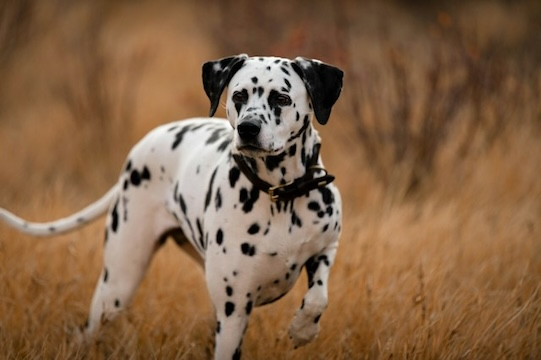
#> input picture images/dog.jpeg, 541 x 360 px; its folder holds only this picture in this run
$ python run_fasa_with_images.py
#> lines starting #> are read from the running program, lines starting #| are printed output that depends on the picture
### fasa.py
#!/usr/bin/env python


# @author: Sardor Abdirayimov
# @inspired by https://mpatacchiola.github.io/blog/ and
# https://github.com/mpatacchiola/deepgaze/tree/master

import numpy as np
import cv2
import sys
from timeit import default_timer as timer

DEBUG = False

class FasaSaliencyMapping:
    """Implementation of the FASA
    (Fast, Accurate, and Size-Aware Salient Object Detection) Algorithm
    Paper link: https://link.springer.com/chapter/10.1007/978-3-319-16811-1_34
    """
    def __init__(self, image_h, image_w):
        """Init the classifier"""
        self.image_rows = image_h
        self.image_cols = image_w
        self.salient_image = np.zeros((image_h, image_w), dtype=np.uint8)

        self.mean_vector = np.array([0.555,0.6449, 0.0002, 0.0063]) # where these numbers came
        # What is covariance matrix. Yes you undestand it, but you do not benefit from it!
        self.covariance_matrix_inverse = np.array([[43.3777, 1.7633, -0.4059, 1.0997],
                                                   [1.7633, 40.7221, -0.0165, 0.0447],
                                                   [-0.4059, -0.0165, 87.0455, -3.2744],
                                                   [1.0997, 0.0447, -3.2744, 125.1503]])

    def _calculate_histogram(self, image, tot_bins=8):
        """
        Conversion from BGR to LAB color space.
        In addition, the min/max value for each channel is calculated
        """
        image = cv2.cvtColor(image, cv2.COLOR_BGR2LAB) # they commmented it

        minL, maxL, _, _ = cv2.minMaxLoc(image[:,:, 0])
        minA, maxA, _, _ = cv2.minMaxLoc(image[:,:, 1])
        minB, maxB, _, _ = cv2.minMaxLoc(image[:,:, 2])

        # Quantization ranges
        self.L_range = np.linspace(minL, maxL, num=tot_bins, endpoint=False)
        self.A_range = np.linspace(minA, maxA, num=tot_bins, endpoint=False)
        self.B_range = np.linspace(minB, maxB, num=tot_bins, endpoint=False)

        # Here the image quantized using the disscrete bins is created.
        self.image_quantized = np.dstack((np.digitize(image[:, :, 0], self.L_range, right=False),
                                          np.digitize(image[:, :, 1], self.A_range, right=False),
                                          np.digitize(image[:, :, 2], self.B_range, right=False)))
        self.image_quantized -= 1 # to fit in range [0,7]

        #it maps the 3D index of hist in a flat 1D array index
        self.map_3d_1d = np.zeros((tot_bins, tot_bins, tot_bins), dtype=np.int32)

        self.histogram = cv2.calcHist([image], channels=[0, 1, 2], mask=None,
                                      histSize=[tot_bins, tot_bins, tot_bins],
                                      ranges=[minL, maxL, minA, maxA, minB, maxB])
        image_indeces = np.vstack((self.image_quantized[:, :, 0].flat,
                                   self.image_quantized[:, :, 1].flat,
                                   self.image_quantized[:, :, 2].flat)
                                   ).astype(np.uint32)
        image_linear = np.ravel_multi_index(image_indeces, (tot_bins, tot_bins, tot_bins))

        # Getting the linear ID index of unique colours
        self.index_matrix = np.transpose(np.nonzero(self.histogram))
        hist_index = np.where(self.histogram > 0)
        unique_color_linear = np.ravel_multi_index(hist_index, (tot_bins, tot_bins, tot_bins))
        self.number_of_colors = np.amax(self.index_matrix.shape)
        self.centx_matrix = np.zeros(self.number_of_colors)
        self.centy_matrix = np.zeros(self.number_of_colors)
        self.centx2_matrix = np.zeros(self.number_of_colors)
        self.centy2_matrix = np.zeros(self.number_of_colors)

        # Using the numpy method where() to find the location of each unique colours
        counter = 0
        for i in unique_color_linear:
            where_y, where_x = np.unravel_index(np.where(image_linear == i), (self.image_rows, self.image_cols))
            #where_x = np.where(image_linear == i)[1]
            #where_y = np.where(image_linear == i)[0]
            self.centx_matrix[counter] = np.sum(where_x)
            self.centy_matrix[counter] = np.sum(where_y)
            self.centx2_matrix[counter] = np.sum(np.power(where_x, 2))
            self.centy2_matrix[counter] = np.sum(np.power(where_y, 2))
            counter += 1
        return image

    def _precompute_parameters(self, sigmac=16):
        """
        Semi-Vectorized versionof the precomputer parameters function
        It runs at 0.003 seconds ona squared 400x400 pixel image.
        It returns number of colors and estimate the color_distance_matrix

        @param sigmac: the scalar used in the exponential (default=16)
        @return: the number of unique colors
        """
        L_centroid, A_centroid, B_centroid = np.meshgrid(self.L_range, self.A_range, self. B_range)
        self.unique_pixels = np.zeros((self.number_of_colors, 3))

        if sys.version_info[0] == 2:
            color_range = xrange(0, self.number_of_colors)
        else:
            color_range =  range(0, self.number_of_colors)

        for i in color_range:
            i_index = self.index_matrix[i, :]
            L_i = L_centroid[i_index[0], i_index[1], i_index[2]]
            A_i = A_centroid[i_index[0], i_index[1], i_index[2]]
            B_i = B_centroid[i_index[0], i_index[1], i_index[2]]
            self.unique_pixels[i] = np.array([L_i, A_i, B_i])
            self.map_3d_1d[i_index[0], i_index[1], i_index[2]] = i

        color_difference_matrix = np.sum(np.power(self.unique_pixels[:, np.newaxis] - self.unique_pixels, 2), axis=2)
        self.color_distance_matrix = np.sqrt(color_difference_matrix)
        self.exponential_color_distance_matrix = np.exp(-np.divide(color_difference_matrix, (2 * sigmac * sigmac))) # TODO: why minus is far away
        return self.number_of_colors

    def _bilateral_filtering(self):
        """
        Applying the bilateral filtering to the matrices.
        @return: mx, my, Vx, Vy
        """
        # Obtaining the values through vectorized operations (very efficient)
        self.contrast = np.dot(self.color_distance_matrix, self.histogram[self.histogram > 0])
        normalization_array = np.dot(self.exponential_color_distance_matrix, self.histogram[self.histogram > 0])
        self.mx = np.dot(self.exponential_color_distance_matrix, self.centx_matrix)
        self.my = np.dot(self.exponential_color_distance_matrix, self.centy_matrix)
        mx2 = np.dot(self.exponential_color_distance_matrix, self.centx2_matrix)
        my2 = np.dot(self.exponential_color_distance_matrix, self.centy2_matrix)

        # Normalizing the vectors
        self.mx = np.divide(self.mx, normalization_array)
        self.my = np.divide(self.my, normalization_array)
        mx2 = np.divide(mx2, normalization_array)
        my2 = np.divide(my2, normalization_array)
        self.Vx = np.absolute(np.subtract(mx2, np.power(self.mx, 2))) # TODO: understand why some negative values appear
        self.Vy = np.absolute(np.subtract(my2, np.power(self.my, 2)))
        return self.mx, self.my, self.Vx, self.Vy

    def _calculate_probability(self):
        """
        Vectorized version of the probability estimation.
        @return: a vector shape_probability of shape (number_of_colors)
        """
        g = np.array([np.sqrt(12 * self.Vx) / self.image_cols,
                      np.sqrt(12 * self.Vy) / self.image_rows,
                      (self.mx - (self.image_cols / 2.0)) / float(self.image_cols),
                      (self.my - (self.image_rows / 2.0)) / float(self.image_rows)])
        X = (g.T - self.mean_vector)
        Y = X
        A = self.covariance_matrix_inverse
        result = (np.dot(X, A) * Y).sum(1) # This line does the trick
        self.shape_probability = np.exp(- result / 2) # TODO: Why here is minus is far away
        return self.shape_probability

    def _compute_saliency_map(self):
        """
        Fast Vectorized version of the saliency map estimation
        @return: the saliency vector
        """
        self.saliency = np.multiply(self.contrast, self.shape_probability)
        a1 = np.dot(self.exponential_color_distance_matrix, self.saliency)
        a2 = np.sum(self.exponential_color_distance_matrix, axis=1)
        self.saliency = np.divide(a1, a2)
        minVal, maxVal, _, _ = cv2.minMaxLoc(self.saliency)
        self.saliency = self.saliency - minVal
        self.saliency = 255 * self.saliency / (maxVal - minVal) + 1e-3
        return self.saliency

    def returnMask(self, image, tot_bin=8, format="BGR2LAB"):
        """
        Return the saliency mask of the input image.
        @param: image to process
        @param: tot_bin: number of total bins used in histogram
        @param: format conversation
        @return: the saliency mask
        """
        if format == "BGR2LAB":
            image = cv2.cvtColor(image, cv2.COLOR_BGR2LAB)
        elif format == "BGR2RGB":
            image = cv2.cvtColor(image, cv2.COLOR_BGR2RGB)
        elif format == "RGB2LAB":
            image = cv2.cvtColor(image, cv2.COLOR_RGB2LAB)
        elif format == "RGB" or format == "BGR" or format == "LAB":
            pass
        else:
            raise ValueError("Input eror [format error]")

        if DEBUG: start = timer()
        self._calculate_histogram(image, tot_bins=tot_bin)
        if DEBUG: end = timer()
        if DEBUG: print("---%s calculate_histogram seconds ---" % (end - start))
        if DEBUG: start = timer()
        number_of_colors = self._precompute_parameters()
        if DEBUG: end = timer()
        if DEBUG: print("--- number of colors: " + str(number_of_colors) + " ---")
        if DEBUG: print("--- %s precompute_parameters seconds ---" % (end - start))
        if DEBUG: start = timer()
        self._bilateral_filtering()
        if DEBUG: end = timer()
        if DEBUG: print("--- %s bilateral_filtering seconds ---" % (end - start))
        if DEBUG: start = timer()
        self._calculate_probability()
        if DEBUG: end = timer()
        if DEBUG: print("--- %s calculate_probability seconds ---" % (end-start))
        if DEBUG: start = timer()
        self._compute_saliency_map()
        if DEBUG: end = timer()
        if DEBUG: print("--- %s compute_saliency_map seconds ---" % (end - start))
        if DEBUG: start = timer()
        it = np.nditer(self.salient_image, flags=['multi_index'], op_flags=['writeonly'])
        while not it.finished:
            y = it.multi_index[0]
            x = it.multi_index[1]
            #L_id = self.L_id_matrix[y, x]
            #A_id = self.A_id_matrix[y, x]
            #B_id = sel.f.B_id_matrix[y,x]
            index = self.image_quantized[y, x]
            index = self.map_3d_1d[index[0], index[1], index[2]]
            it[0] = self.saliency[index]
            it.iternext()
        if DEBUG: end = timer()
        #ret, self.salient_image = cv2.threshold(self.salient_image, 150, 255, cv2.THRESH_BINARY)
        if DEBUG: print("--- %s returnMask 'iteration part' seconds ---" % (end - start))
        return self.salient_image

### run_fasa_with_images.py
#!/usr/bin/env python

# @author: Sardor Abdirayimov
# @inspired by https://mpatacchiola.github.io/blog/ and
# https://github.com/mpatacchiola/deepgaze/tree/master

import numpy as np
import cv2
from timeit import default_timer as timer
from fasa import FasaSaliencyMapping
import os


def main():
    image_files = [f for f in os.listdir("./images/")]
    print("List of image files: ", image_files)
    image_salients, original_images = [], []
    # for each image the same operations are repeated
    for image in image_files:
        image = cv2.imread("./images/" + image)
#> image is the input picture: shape (360, 541, 3); mean B, G, R 69.9, 99.3, 131.8
        print(image.shape)
#| (360, 541, 3)
        my_map = FasaSaliencyMapping(image.shape[0], image.shape[1])
        start = timer()
        image_salient = my_map.returnMask(image, tot_bin=8, format="BGR2LAB")
#> in _calculate_histogram, `minL, maxL, _, _ = cv2.minMaxLoc(image[:,:, 0])`: minL = 130; maxL = 160
#> in _calculate_histogram, `minA, maxA, _, _ = cv2.minMaxLoc(image[:,:, 1])`: minA = 111; maxA = 163
#> in _calculate_histogram, `minB, maxB, _, _ = cv2.minMaxLoc(image[:,:, 2])`: minB = 64; maxB = 186
#> in _calculate_histogram, `self.index_matrix = np.transpose(np.nonzero(self.histogram))`: self.index_matrix = 118 rows, first 8: [0, 0, 6], [0, 0, 7], [0, 1, 5], [0, 1, 6], [0, 1, 7], [0, 2, 5], [1, 0, 6], [1, 0, 7]
#> in _calculate_histogram, `unique_color_linear = np.ravel_multi_index(hist_index, (tot_bins, tot_..`: unique_color_linear = 118 values from 6 to 484
#> the loop in _calculate_histogram, `for i in unique_color_linear:` made 118 passes
#> i on passes 1, 2, 3, 4, 5, 7, 8, 10: 6, 7, 13, 14, 15, 70, 71, 77
#> after the loop in _calculate_histogram, `for i in unique_color_linear:`: counter = 118; self.centx2_matrix = 118 values, max 2.46e+09 at index 84, min 10000 at index 113, mean 160577969.5; self.centx_matrix = 118 values, max 6351139 at index 84, min 100 at index 113, mean 445637.3; self.centy2_matrix = 118 values, max 1.19e+09 at index 84, min 3481 at index 79, mean 71005149.7; self.centy_matrix = 118 values, max 4951064 at index 84, min 59 at index 79, mean 296266.3
#> the loop in _precompute_parameters, `for i in color_range:` made 118 passes
#> (i_index, L_i, A_i, B_i) on passes 1 to 8: ([0, 0, 6], 130, 111, 155.5), ([0, 0, 7], 130, 111, 170.8), ([0, 1, 5], 133.8, 111, 140.2), ([0, 1, 6], 133.8, 111, 155.5), ([0, 1, 7], 133.8, 111, 170.8), ([0, 2, 5], 137.5, 111, 140.2), ([1, 0, 6], 130, 117.5, 155.5), ([1, 0, 7], 130, 117.5, 170.8)
#> after the loop in _precompute_parameters, `for i in color_range:`: self.unique_pixels = 118 rows, first 8: [130, 111, 155.5], [130, 111, 170.8], [133.8, 111, 140.2], [133.8, 111, 155.5], [133.8, 111, 170.8], [137.5, 111, 140.2], [130, 117.5, 155.5], [130, 117.5, 170.8]
#> in _precompute_parameters, `color_difference_matrix = np.sum(np.power(self.unique_pixels[:, np.new..`:
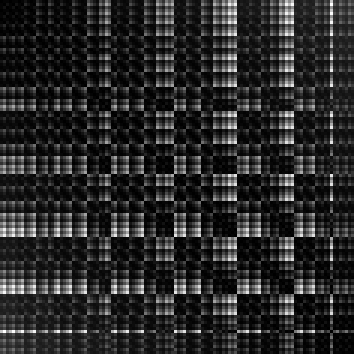
#> color_difference_matrix: shape (118, 118) float64 (shown 3 times larger); min 0, max 13605.6, mean 2202.8; drawn with min black and max white
#> in _precompute_parameters, `self.color_distance_matrix = np.sqrt(color_difference_matrix)`:
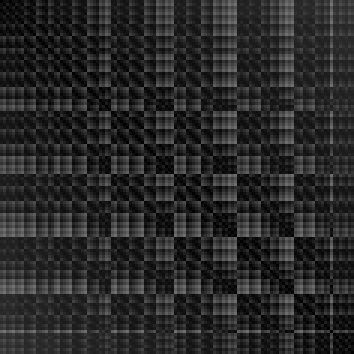
#> self.color_distance_matrix: shape (118, 118) float64 (shown 3 times larger); min 0, max 116.6, mean 40.7
#> in _precompute_parameters, `self.exponential_color_distance_matrix = np.exp(-np.divide(color_diffe..`:
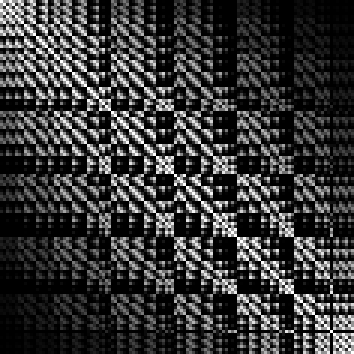
#> self.exponential_color_distance_matrix: shape (118, 118) float64 (shown 3 times larger); min 2.88e-12, max 1, mean 0.217
#> in _bilateral_filtering, `self.contrast = np.dot(self.color_distance_matrix, self.histogram[self..`: self.contrast = 118 values, max 14478199 at index 110, min 3741962.7 at index 84, mean 7048647.8
#> in _bilateral_filtering, `normalization_array = np.dot(self.exponential_color_distance_matrix, s..`: normalization_array = 118 values, max 110226.3 at index 84, min 4692.1 at index 110, mean 49565.9
#> in _bilateral_filtering, `self.mx = np.dot(self.exponential_color_distance_matrix, self.centx_ma..`: self.mx = 118 values, max 29974719.4 at index 84, min 965324.1 at index 110, mean 13483289.7
#> in _bilateral_filtering, `self.my = np.dot(self.exponential_color_distance_matrix, self.centy_ma..`: self.my = 118 values, max 19992963.2 at index 84, min 740213.7 at index 110, mean 8800363.3
#> in _bilateral_filtering, `mx2 = np.dot(self.exponential_color_distance_matrix, self.centx2_matrix)`: mx2 = 118 values, max 1.14e+10 at index 84, min 215885435.9 at index 110, mean 4.94e+09
#> in _bilateral_filtering, `my2 = np.dot(self.exponential_color_distance_matrix, self.centy2_matrix)`: my2 = 118 values, max 4.95e+09 at index 84, min 131105239.3 at index 110, mean 2.11e+09
#> in _bilateral_filtering, `self.mx = np.divide(self.mx, normalization_array)`: self.mx = 118 values, max 306.2 at index 19, min 205.7 at index 110, mean 264.8
#> in _bilateral_filtering, `self.my = np.divide(self.my, normalization_array)`: self.my = 118 values, max 205 at index 90, min 132.7 at index 1, mean 176.2
#> in _bilateral_filtering, `mx2 = np.divide(mx2, normalization_array)`: mx2 = 118 values, max 117406.7 at index 47, min 46010.5 at index 110, mean 92591.5
#> in _bilateral_filtering, `my2 = np.divide(my2, normalization_array)`: my2 = 118 values, max 49152.6 at index 115, min 27612.7 at index 1, mean 41162.5
#> in _bilateral_filtering, `self.Vx = np.absolute(np.subtract(mx2, np.power(self.mx, 2)))`: self.Vx = 118 values, max 29823.2 at index 103, min 3601.5 at index 78, mean 21600.7
#> in _bilateral_filtering, `self.Vy = np.absolute(np.subtract(my2, np.power(self.my, 2)))`: self.Vy = 118 values, max 16871.1 at index 100, min 3054.3 at index 110, mean 9635.8
#> in _calculate_probability, `X = (g.T - self.mean_vector)`: X = 118 rows, first 6: [0.383, 0.383, 0.056, -0.134], [0.264, 0.318, 0.0595, -0.138], [0.444, 0.392, 0.0277, -0.0931], [0.392, 0.391, 0.0555, -0.132], [0.276, 0.329, 0.0603, -0.137], [0.447, 0.394, 0.0264, -0.0894]
#> in _calculate_probability, `Y = X`: Y has the same summary as X
#> in _calculate_probability, `result = (np.dot(X, A) * Y).sum(1)`: result = 118 values, max 28.31 at index 104, min 1.22 at index 36, mean 13.72
#> in _calculate_probability, `self.shape_probability = np.exp(- result / 2)`: self.shape_probability = 118 values, max 0.544 at index 36, min 7.11e-07 at index 104, mean 0.0908
#> in _compute_saliency_map, `self.saliency = np.multiply(self.contrast, self.shape_probability)`: self.saliency = 118 values, max 5825649.9 at index 93, min 5.59 at index 104, mean 922871.5
#> in _compute_saliency_map, `a1 = np.dot(self.exponential_color_distance_matrix, self.saliency)`: a1 = 118 values, max 74813056.9 at index 74, min 10261.5 at index 104, mean 17978458.5
#> in _compute_saliency_map, `a2 = np.sum(self.exponential_color_distance_matrix, axis=1)`: a2 = 118 values, max 36.23 at index 64, min 8.42 at index 110, mean 25.58
#> in _compute_saliency_map, `self.saliency = np.divide(a1, a2)`: self.saliency = 118 values, max 4076033.1 at index 35, min 642.4 at index 104, mean 896041.6
#> in _compute_saliency_map, `minVal, maxVal, _, _ = cv2.minMaxLoc(self.saliency)`: minVal = 642.4; maxVal = 4076033.1
#> in _compute_saliency_map, `self.saliency = self.saliency - minVal`: self.saliency = 118 values, max 4075390.8 at index 35, min 0 at index 104, mean 895399.2
#> in _compute_saliency_map, `self.saliency = 255 * self.saliency / (maxVal - minVal) + 1e-3`: self.saliency = 118 values, max 255 at index 35, min 0.001 at index 104, mean 56.03
#> the loop in returnMask, `while not it.finished:` made 194760 passes
#> index on passes 1 to 3: 41, 41, 41
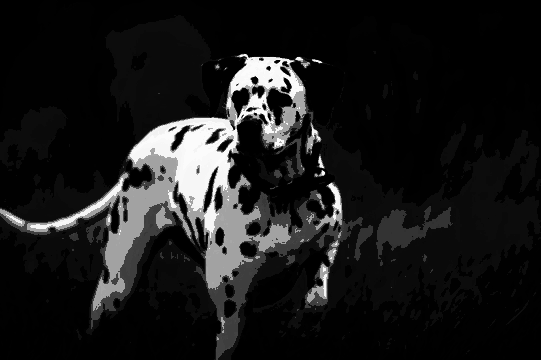
#> image_salient: shape (360, 541); min 0, max 255, mean 25.8
        image_salient = cv2.GaussianBlur(image_salient, (3,3), 1) # to make image pretty
        end = timer()
        image_salients.append(image_salient)
        original_images.append(image)
        print("--- %s One image total seconds ---" % (end - start))

    # Creating stack of images and showing them on screen
    original_images_stack = np.hstack(original_images)
    saliency_images_stack = np.hstack(image_salients)
    saliency_images_stack = np.dstack((saliency_images_stack, saliency_images_stack, saliency_images_stack))
    cv2.imshow("Original-Saliency", np.vstack((original_images_stack, saliency_images_stack)))
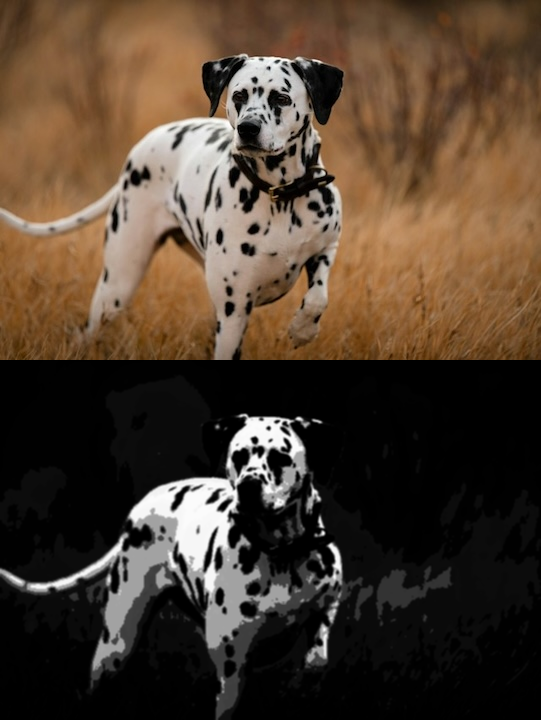
#> window 'Original-Saliency': shape (720, 541, 3); mean B, G, R 47.8, 62.6, 78.8
    cv2.imwrite("results.png", np.vstack((original_images_stack, saliency_images_stack)))
    while True:
        if cv2.waitKey(33) == ord("q"):
#> (key q is pressed here)
            cv2.destroyAllWindows()
            break


if __name__ == "__main__":
    main()
